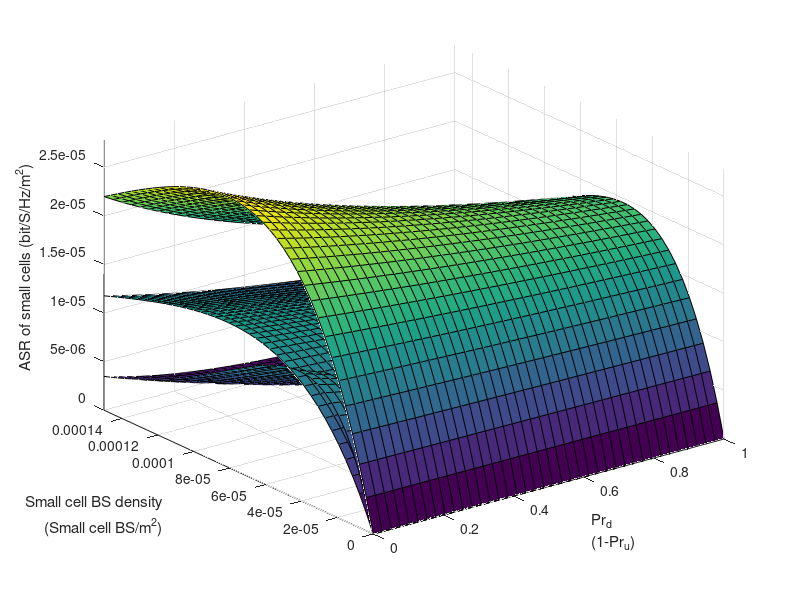

The MATLAB source for this figure:
clear all;
close all;
clc;

	
W = 1;         	
alpha = 4;
lambda_M = 1*10^(-6);     	

P_M_dB = 30;            	
P_Su_dB = 15;           	
P_Sd_dB = 20;           	
	
P_M = 10^(P_M_dB/10);
P_Su = 10^(P_Su_dB/10);
P_Sd = 10^(P_Sd_dB/10);

xi_M_dB = -5;       	
xi_Sd_dB = 0;       	
xi_Su_dB = 0;       	
	
xi_M = 10^(xi_M_dB/10);
xi_Sd = 10^(xi_Sd_dB/10);
xi_Su = 10^(xi_Su_dB/10);

R_M0 = 100;
R_Su0 = 50;
R_Sd0 = 60;

eta_M = pi*(xi_M^(2/alpha))*(R_M0^2)*gamma(1+2/alpha)*gamma(1-2/alpha);
eta_Su = pi*(xi_Su^(2/alpha))*(R_Su0^2)*gamma(1+2/alpha)*gamma(1-2/alpha);
eta_Sd = pi*(xi_Sd^(2/alpha))*(R_Sd0^2)*gamma(1+2/alpha)*gamma(1-2/alpha);

	
lambda_S_ini = 0;
lambda_S_end = 1.5*10^(-4);
lambda_S_num = 39;
delta_lambda_S = (lambda_S_end-lambda_S_ini)/lambda_S_num;
lambda_S_array = lambda_S_ini:1*delta_lambda_S:1*lambda_S_end;		

	
Pr_d_ini = 0;
Pr_d_end = 1;
Pr_d_num = lambda_S_num;
delta_Pr_d = (Pr_d_end-Pr_d_ini)/Pr_d_num;
Pr_d_array = Pr_d_ini:delta_Pr_d:Pr_d_end;
Pr_u_array = 1- Pr_d_array;

ASR_SC = zeros(lambda_S_num, Pr_d_num);
ASR_uplink_SC = zeros(lambda_S_num, Pr_d_num);
ASR_downlink_SC = zeros(lambda_S_num, Pr_d_num);
	
for lambda_S_ite = 1:1:(lambda_S_num+1);
	lambda_S = lambda_S_array(1,lambda_S_ite);
    for Pr_d_ite = 1:1:(Pr_d_num+1);
        Pr_d = Pr_d_array(1,Pr_d_ite);
        Pr_u = Pr_u_array(1,Pr_d_ite);    
        	
        ASR_uplink_SC(lambda_S_ite,Pr_d_ite) = W*Pr_u*lambda_S*log2(1+xi_Su)*exp(-lambda_M*eta_Su*((P_M/P_Su)^(2/alpha))-...
            lambda_S*eta_Su*(Pr_u+Pr_d*((P_Sd/P_Su)^(2/alpha))));
        	
        ASR_downlink_SC(lambda_S_ite,Pr_d_ite) = W*Pr_d*lambda_S*log2(1+xi_Sd)*exp(-lambda_M*eta_Sd*((P_M/P_Sd)^(2/alpha))-...
            lambda_S*eta_Sd*(Pr_u*((P_Su/P_Sd)^(2/alpha))+Pr_d));
        	
        ASR_SC(lambda_S_ite,Pr_d_ite) = ASR_uplink_SC(lambda_S_ite,Pr_d_ite) + ASR_downlink_SC(lambda_S_ite,Pr_d_ite);
    end
end

ASR_SC_min = min(min(ASR_SC));
ASR_SC_max = max(max(ASR_SC));

figure;
	
surf(Pr_d_array(1,:),lambda_S_array(1,:),ASR_SC);
axis([Pr_d_ini,Pr_d_end,lambda_S_ini,lambda_S_end,ASR_SC_min,ASR_SC_max]);
xlabel({'Pr_d','(1-Pr_u)'});
ylabel({'Small cell BS density','(Small cell BS/m^{2})'});
zlabel('ASR of small cells (bit/S/Hz/m^{2})')
hold on;


	
	
W = 1;         	
alpha = 4;
lambda_M = 1*10^(-6);     	

P_M_dB = 40;            	
P_Su_dB = 5;           	
P_Sd_dB = 10;           	
	
P_M = 10^(P_M_dB/10);
P_Su = 10^(P_Su_dB/10);
P_Sd = 10^(P_Sd_dB/10);

xi_M_dB = -5;       	
xi_Sd_dB = 0;       	
xi_Su_dB = 0;       	
	
xi_M = 10^(xi_M_dB/10);
xi_Sd = 10^(xi_Sd_dB/10);
xi_Su = 10^(xi_Su_dB/10);

R_M0 = 100;
R_Su0 = 50;
R_Sd0 = 60;

eta_M = pi*(xi_M^(2/alpha))*(R_M0^2)*gamma(1+2/alpha)*gamma(1-2/alpha);
eta_Su = pi*(xi_Su^(2/alpha))*(R_Su0^2)*gamma(1+2/alpha)*gamma(1-2/alpha);
eta_Sd = pi*(xi_Sd^(2/alpha))*(R_Sd0^2)*gamma(1+2/alpha)*gamma(1-2/alpha);

	
lambda_S_ini = 0;
lambda_S_end = 1.5*10^(-4);
lambda_S_num = 39;
delta_lambda_S = (lambda_S_end-lambda_S_ini)/lambda_S_num;
lambda_S_array = lambda_S_ini:1*delta_lambda_S:1*lambda_S_end;		

	
Pr_d_ini = 0;
Pr_d_end = 1;
Pr_d_num = lambda_S_num;
delta_Pr_d = (Pr_d_end-Pr_d_ini)/Pr_d_num;
Pr_d_array = Pr_d_ini:delta_Pr_d:Pr_d_end;
Pr_u_array = 1- Pr_d_array;

ASR_SC = zeros(lambda_S_num, Pr_d_num);
ASR_uplink_SC = zeros(lambda_S_num, Pr_d_num);
ASR_downlink_SC = zeros(lambda_S_num, Pr_d_num);
	
for lambda_S_ite = 1:1:(lambda_S_num+1);
	lambda_S = lambda_S_array(1,lambda_S_ite);
    for Pr_d_ite = 1:1:(Pr_d_num+1);
        Pr_d = Pr_d_array(1,Pr_d_ite);
        Pr_u = Pr_u_array(1,Pr_d_ite);    
        	
        ASR_uplink_SC(lambda_S_ite,Pr_d_ite) = W*Pr_u*lambda_S*log2(1+xi_Su)*exp(-lambda_M*eta_Su*((P_M/P_Su)^(2/alpha))-...
            lambda_S*eta_Su*(Pr_u+Pr_d*((P_Sd/P_Su)^(2/alpha))));
        	
        ASR_downlink_SC(lambda_S_ite,Pr_d_ite) = W*Pr_d*lambda_S*log2(1+xi_Sd)*exp(-lambda_M*eta_Sd*((P_M/P_Sd)^(2/alpha))-...
            lambda_S*eta_Sd*(Pr_u*((P_Su/P_Sd)^(2/alpha))+Pr_d));
        	
        ASR_SC(lambda_S_ite,Pr_d_ite) = ASR_uplink_SC(lambda_S_ite,Pr_d_ite) + ASR_downlink_SC(lambda_S_ite,Pr_d_ite);
    end
end

ASR_SC_min = min(min(ASR_SC));
ASR_SC_max = max(max(ASR_SC));

surf(Pr_d_array(1,:),lambda_S_array(1,:),ASR_SC);

	
	
W = 1;         	
alpha = 4;
lambda_M = 1*10^(-6);     	

P_M_dB = 30;            	
P_Su_dB = 15;           	
P_Sd_dB = 20;           	
	
P_M = 10^(P_M_dB/10);
P_Su = 10^(P_Su_dB/10);
P_Sd = 10^(P_Sd_dB/10);

xi_M_dB = -5;       	
xi_Sd_dB = 0;       	
xi_Su_dB = 0;       	
	
xi_M = 10^(xi_M_dB/10);
xi_Sd = 10^(xi_Sd_dB/10);
xi_Su = 10^(xi_Su_dB/10);

R_M0 = 100;
R_Su0 = 70;
R_Sd0 = 100;

eta_M = pi*(xi_M^(2/alpha))*(R_M0^2)*gamma(1+2/alpha)*gamma(1-2/alpha);
eta_Su = pi*(xi_Su^(2/alpha))*(R_Su0^2)*gamma(1+2/alpha)*gamma(1-2/alpha);
eta_Sd = pi*(xi_Sd^(2/alpha))*(R_Sd0^2)*gamma(1+2/alpha)*gamma(1-2/alpha);

	
lambda_S_ini = 0;
lambda_S_end = 1.5*10^(-4);
lambda_S_num = 39;
delta_lambda_S = (lambda_S_end-lambda_S_ini)/lambda_S_num;
lambda_S_array = lambda_S_ini:1*delta_lambda_S:1*lambda_S_end;		

	
Pr_d_ini = 0;
Pr_d_end = 1;
Pr_d_num = lambda_S_num;
delta_Pr_d = (Pr_d_end-Pr_d_ini)/Pr_d_num;
Pr_d_array = Pr_d_ini:delta_Pr_d:Pr_d_end;
Pr_u_array = 1- Pr_d_array;

ASR_SC = zeros(lambda_S_num, Pr_d_num);
ASR_uplink_SC = zeros(lambda_S_num, Pr_d_num);
ASR_downlink_SC = zeros(lambda_S_num, Pr_d_num);
	
for lambda_S_ite = 1:1:(lambda_S_num+1);
	lambda_S = lambda_S_array(1,lambda_S_ite);
    for Pr_d_ite = 1:1:(Pr_d_num+1);
        Pr_d = Pr_d_array(1,Pr_d_ite);
        Pr_u = Pr_u_array(1,Pr_d_ite);    
        	
        ASR_uplink_SC(lambda_S_ite,Pr_d_ite) = W*Pr_u*lambda_S*log2(1+xi_Su)*exp(-lambda_M*eta_Su*((P_M/P_Su)^(2/alpha))-...
            lambda_S*eta_Su*(Pr_u+Pr_d*((P_Sd/P_Su)^(2/alpha))));
        	
        ASR_downlink_SC(lambda_S_ite,Pr_d_ite) = W*Pr_d*lambda_S*log2(1+xi_Sd)*exp(-lambda_M*eta_Sd*((P_M/P_Sd)^(2/alpha))-...
            lambda_S*eta_Sd*(Pr_u*((P_Su/P_Sd)^(2/alpha))+Pr_d));
        	
        ASR_SC(lambda_S_ite,Pr_d_ite) = ASR_uplink_SC(lambda_S_ite,Pr_d_ite) + ASR_downlink_SC(lambda_S_ite,Pr_d_ite);
    end
end

ASR_SC_min = min(min(ASR_SC));
ASR_SC_max = max(max(ASR_SC));

surf(Pr_d_array(1,:),lambda_S_array(1,:),ASR_SC);
